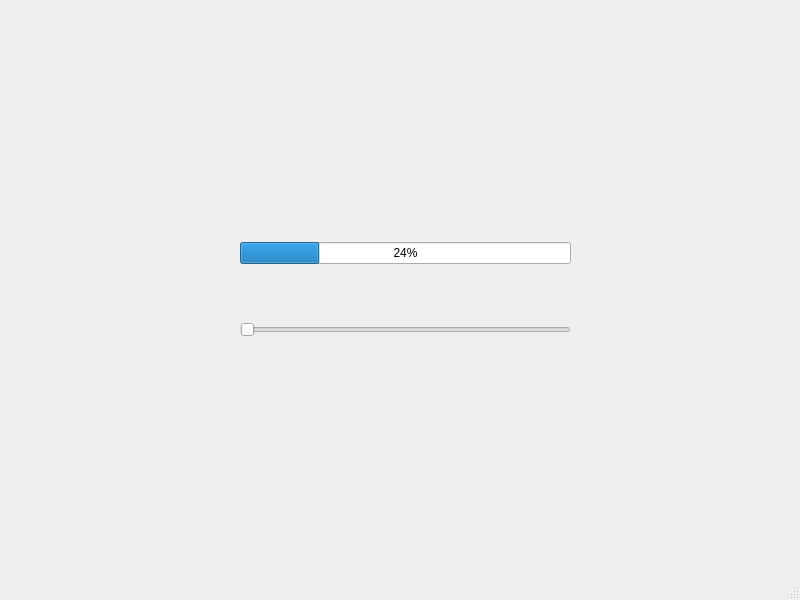
<?xml version="1.0" encoding="UTF-8"?>
<ui version="4.0">
 <class>MainWindow</class>
 <widget class="QMainWindow" name="MainWindow">
  <property name="geometry">
   <rect>
    <x>0</x>
    <y>0</y>
    <width>800</width>
    <height>600</height>
   </rect>
  </property>
  <property name="windowTitle">
   <string>MainWindow</string>
  </property>
  <widget class="QWidget" name="centralwidget">
   <widget class="QWidget" name="">
    <property name="geometry">
     <rect>
      <x>240</x>
      <y>190</y>
      <width>331</width>
      <height>201</height>
     </rect>
    </property>
    <layout class="QVBoxLayout" name="verticalLayout">
     <item>
      <widget class="QProgressBar" name="progressBar">
       <property name="value">
        <number>24</number>
       </property>
      </widget>
     </item>
     <item>
      <widget class="QSlider" name="horizontalSlider">
       <property name="orientation">
        <enum>Qt::Orientation::Horizontal</enum>
       </property>
      </widget>
     </item>
    </layout>
   </widget>
  </widget>
  <widget class="QMenuBar" name="menubar">
   <property name="geometry">
    <rect>
     <x>0</x>
     <y>0</y>
     <width>800</width>
     <height>23</height>
    </rect>
   </property>
  </widget>
  <widget class="QStatusBar" name="statusbar"/>
 </widget>
 <resources/>
 <connections/>
</ui>
